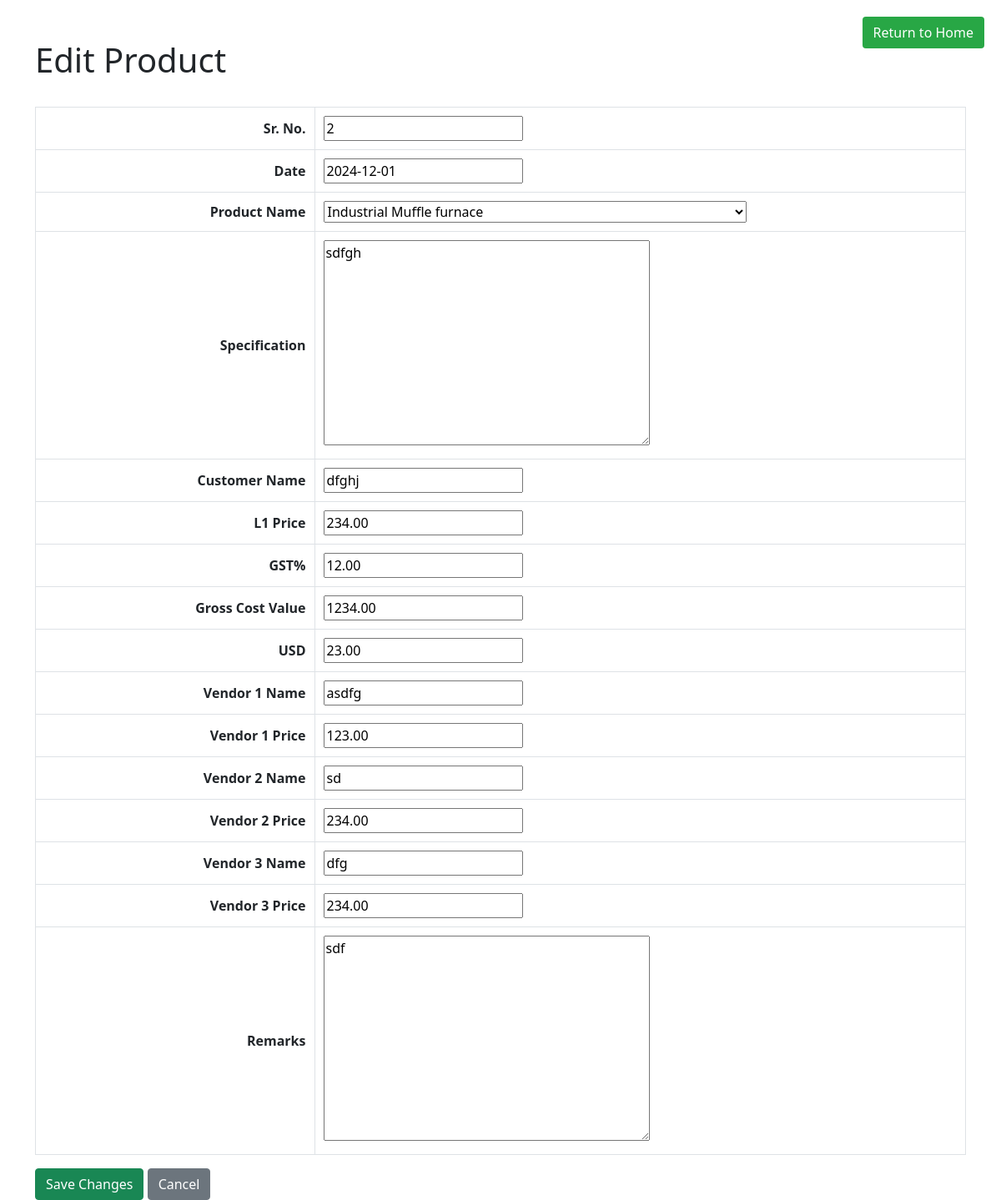
The page /edit/5/ on the database its author committed.
### DataAdd/models.py (models this page shows, shortened)
class ProductData(models.Model):
    sr_no = models.IntegerField()
    date = models.DateField()
    product_name = models.CharField(max_length=255)
    specification = models.TextField()
    customer_name = models.CharField(max_length=255)
    l1_price = models.DecimalField(max_digits=10, decimal_places=2)
    gst_percent = models.DecimalField(max_digits=5, decimal_places=2)
    gross_cost_value = models.DecimalField(max_digits=10, decimal_places=2)
    usd = models.DecimalField(max_digits=10, decimal_places=2)
    vendor1_name = models.CharField(max_length=255)
    vendor1_price = models.DecimalField(max_digits=10, decimal_places=2)
    vendor2_name = models.CharField(max_length=255)
    vendor2_price = models.DecimalField(max_digits=10, decimal_places=2)
    vendor3_name = models.CharField(max_length=255)
    vendor3_price = models.DecimalField(max_digits=10, decimal_places=2)
    remarks = models.TextField()

### DataAdd/views.py (the view)
# urls.py: path('edit/<int:pk>/', views.edit_product, name='edit_product'),
def edit_product(request, pk):
    product = get_object_or_404(ProductData, pk=pk)
    if request.method == 'POST':
        form = ProductDataForm(request.POST, instance=product)
        if form.is_valid():
            form.save()
            return redirect('all_products')
    else:
        form = ProductDataForm(instance=product)
    return render(request, 'edit_product.html', {'form': form})

### DataAdd/forms.py
class ProductDataForm(forms.ModelForm):
    class Meta:
        model = ProductData
        fields = '__all__'  # Use all fields in the form

### DataAdd/templates/edit_product.html (shortened to what this page needs)
<!DOCTYPE html>
<html lang="en">
<head>
    <link href="https://cdn.jsdelivr.net/npm/bootstrap@5.1.3/dist/css/bootstrap.min.css" rel="stylesheet">
</head>
<body>
    <div class="container mt-5">
        <h1>Edit Product</h1>
        <div class="d-flex justify-content-end mb-4">
            <a href="{% url 'home' %}" class="btn return-home-btn">Return to Home</a>
        </div>
        <form method="POST">
            <table class="form-table table table-bordered">
                <tr>
                    <th>Sr. No.</th>
                    <td>{{ form.sr_no }}</td>
                </tr>
                <tr>
                    <th>Date</th>
                    <td>{{ form.date }}</td>
                </tr>
                <tr>
                    <th>Product Name</th>
                    <td>
                        <select name="product_name" id="product_name" required>
    <option value="Industrial Muffle furnace">Industrial Muffle furnace</option>
</select>
                    </td>
                </tr>
                <tr>
                    <th>Specification</th>
                    <td>{{ form.specification }}</td>
                </tr>
                <tr>
                    <th>Customer Name</th>
                    <td>{{ form.customer_name }}</td>
                </tr>
                <tr>
                    <th>L1 Price</th>
                    <td>{{ form.l1_price }}</td>
                </tr>
                <tr>
                    <th>GST%</th>
                    <td>{{ form.gst_percent }}</td>
                </tr>
                <tr>
                    <th>Gross Cost Value</th>
                    <td>{{ form.gross_cost_value }}</td>
                </tr>
                <tr>
                    <th>USD</th>
                    <td>{{ form.usd }}</td>
                </tr>
                <tr>
                    <th>Vendor 1 Name</th>
                    <td>{{ form.vendor1_name }}</td>
                </tr>
                <tr>
                    <th>Vendor 1 Price</th>
                    <td>{{ form.vendor1_price }}</td>
                </tr>
                <tr>
                    <th>Vendor 2 Name</th>
                    <td>{{ form.vendor2_name }}</td>
                </tr>
                <tr>
                    <th>Vendor 2 Price</th>
                    <td>{{ form.vendor2_price }}</td>
                </tr>
                <tr>
                    <th>Vendor 3 Name</th>
                    <td>{{ form.vendor3_name }}</td>
                </tr>
                <tr>
                    <th>Vendor 3 Price</th>
                    <td>{{ form.vendor3_price }}</td>
                </tr>
                <tr>
                    <th>Remarks</th>
                    <td>{{ form.remarks }}</td>
                </tr>
            </table>
            <div class="mt-3">
                <button type="submit" class="btn btn-success">Save Changes</button>
                <a href="{% url 'home' %}" class="btn btn-secondary">Cancel</a>
            </div>
        </form>
    </div>
</body>
</html>

### DataAdd/templates/edit_product.html (style rules this page uses)
.return-home-btn { background-color: #28a745; color: white; position: absolute; right: 20px; top: 20px; }
.form-table { width: 100%; }
.form-table th, .form-table td { padding: 10px; vertical-align: middle; }
.form-table th { text-align: right; width: 30%; }
.form-table td { width: 70%; }

### rows shown on the page
ProductData: sr_no "2", date "2024-12-01", specification "sdfgh", customer_name "dfghj", l1_price "234.00", gst_percent "12.00", gross_cost_value "1234.00", usd "23.00", vendor1_name "asdfg", vendor1_price "123.00", vendor2_name "sd", vendor2_price "234.00", vendor3_name "dfg", vendor3_price "234.00", remarks "sdf"
